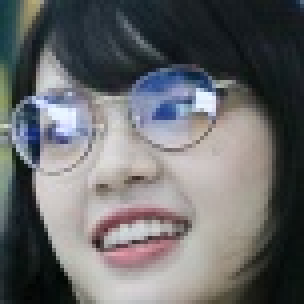
#> input picture datasets/prc_faces/image10.jpg, 76 x 76 px, found by its file name (shown 4 times larger)
$ jupyter execute ex1-05-pixel-channel.ipynb
#> lines starting #> are read from the running program, lines starting #| are printed output that depends on the picture
[cell 1]
import cv2

img = cv2.imread('../datasets/images/image10.jpg')
#> img is the input picture: shape (76, 76, 3); mean B, G, R 106.4, 104.9, 104
h = img.shape[0]
#> h = 76
w = img.shape[1]
#> w = 76

for j in range(0, h):
    for i in range(0, w):
        img.itemset((j, i, 0), 0)
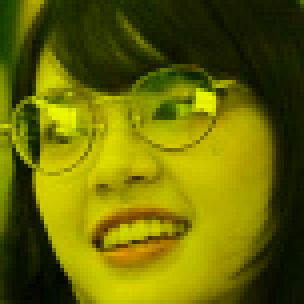
#> img: shape (76, 76, 3) (shown 4 times larger); mean B, G, R 0, 104.9, 104

cv2.imshow('Image Display', img)
cv2.imwrite('../datasets/output/output-no-blue.jpg', img)
cv2.waitKey(0)
cv2.destroyAllWindows()


$ run again, with datasets/prc_faces/image0.jpg copied over datasets/prc_faces/image10.jpg
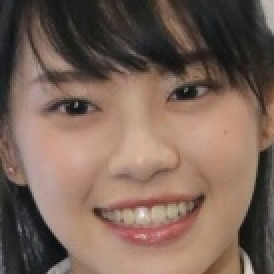
#> input picture datasets/prc_faces/image0.jpg, 137 x 137 px, found by its file name (shown 2 times larger)
#> img is the input picture: shape (137, 137, 3); mean B, G, R 87.4, 99.4, 122.3
#> after the loop `for j in range(0, h):`:
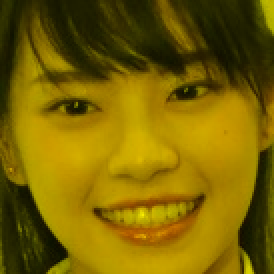
#> img: shape (137, 137, 3) (shown 2 times larger); mean B, G, R 0, 99.4, 122.3

$ run again, with datasets/prc_faces/image1.jpg copied over datasets/prc_faces/image10.jpg
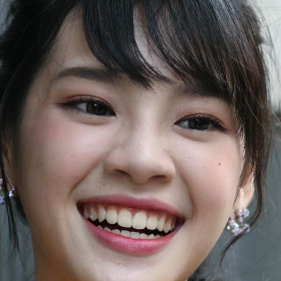
#> input picture datasets/prc_faces/image1.jpg, 281 x 281 px, found by its file name
#> img is the input picture: shape (281, 281, 3); mean B, G, R 92, 95.8, 108.6
#> after the loop `for j in range(0, h):`:
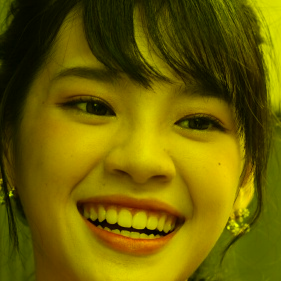
#> img: shape (281, 281, 3); mean B, G, R 0, 95.8, 108.6

$ run again, with datasets/prc_faces/image11.jpg copied over datasets/prc_faces/image10.jpg
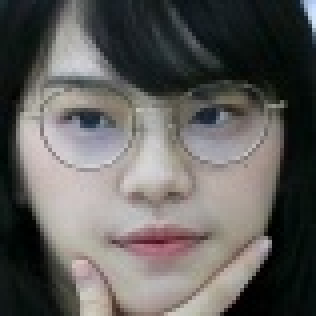
#> input picture datasets/prc_faces/image11.jpg, 79 x 79 px, found by its file name (shown 4 times larger)
#> img is the input picture: shape (79, 79, 3); mean B, G, R 92.5, 94.8, 96.7
#> after the loop `for j in range(0, h):`:
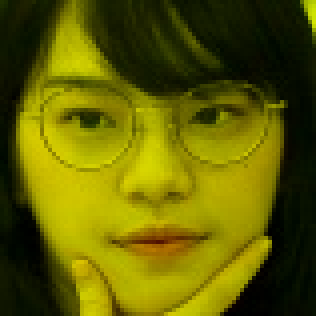
#> img: shape (79, 79, 3) (shown 4 times larger); mean B, G, R 0, 94.8, 96.7
